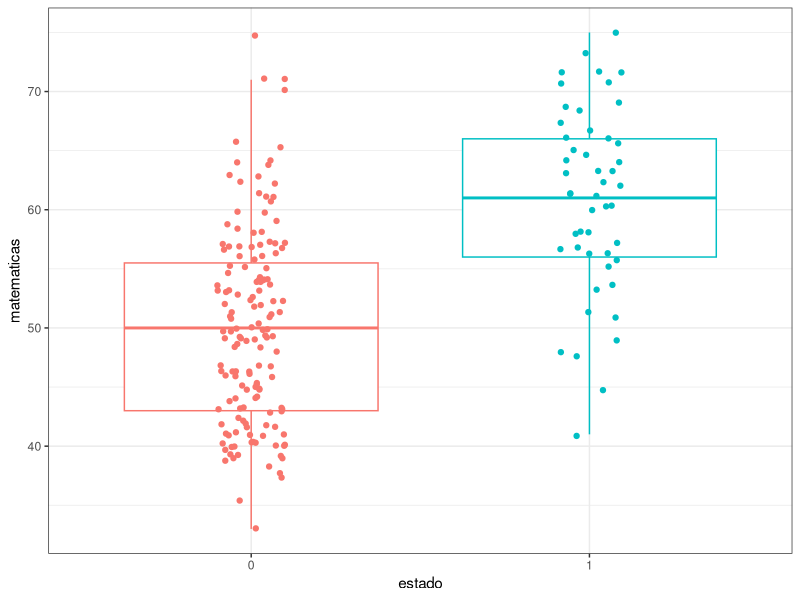
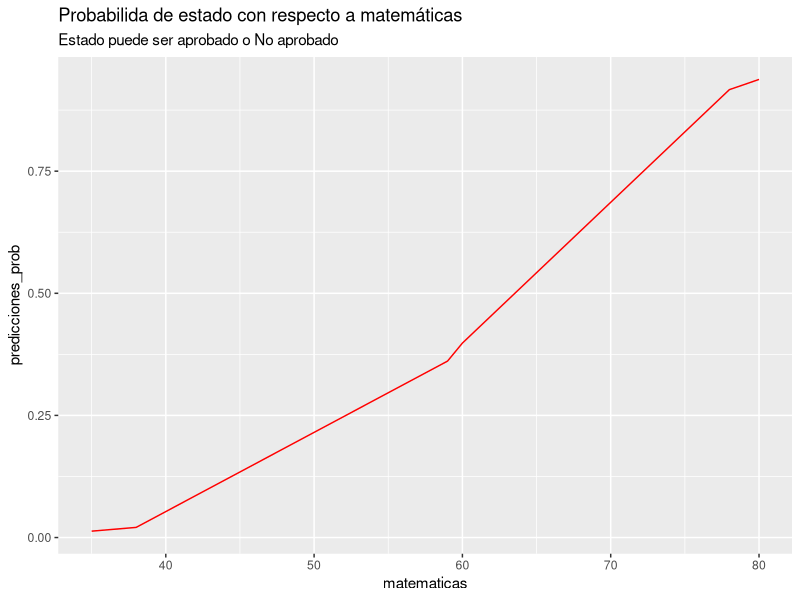
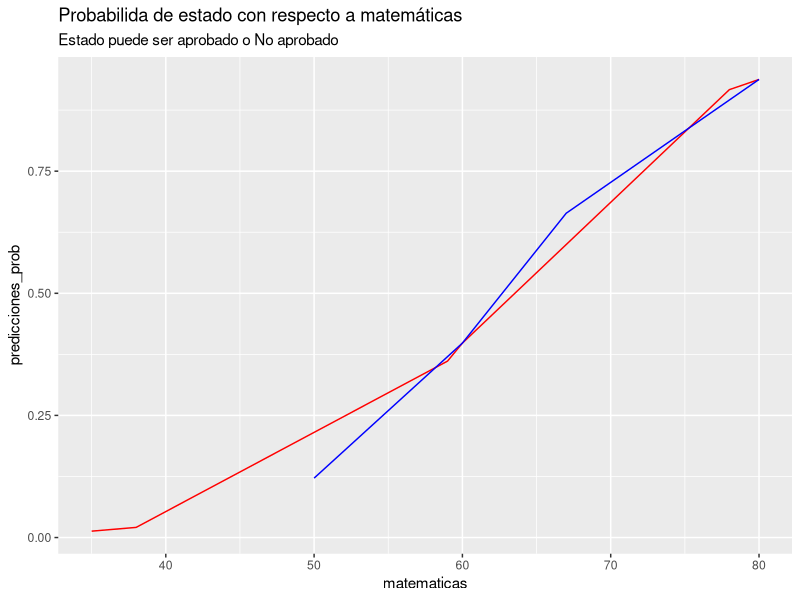

Generate these figures, in order, with R:
## ---- chunk 1
library(ggplot2)
library(caret) # Partir datos como matriz de confusión 
## ---- chunk 2
# Variable dependiente LOGICA 0 O 1
estado <- as.factor(c(0, 0, 0, 0, 0, 0, 0, 0, 0, 0, 0, 1, 0, 1, 0, 0, 0, 0, 1,
                         0, 0, 1, 0, 0, 0, 0, 1, 0, 0, 0, 0, 0, 1, 0, 0, 1, 0, 1,
                         0, 0, 0, 0, 0, 0, 1, 0, 0, 0, 0, 0, 1, 0, 0, 0, 1, 0, 0,
                         0, 0, 0, 0, 1, 0, 0, 0, 0, 0, 0, 0, 0, 0, 0, 1, 0, 0, 0,
                         1, 0, 0, 0, 0, 0, 0, 1, 0, 1, 0, 0, 0, 0, 1, 0, 1, 0, 0,
                         1, 1, 1, 0, 1, 0, 0, 0, 0, 0, 0, 1, 0, 0, 1, 0, 0, 0, 1,
                         1, 0, 0, 1, 0, 0, 0, 0, 0, 0, 1, 0, 0, 0, 0, 0, 0, 1, 1,
                         0, 0, 1, 0, 0, 0, 0, 0, 0, 0, 0, 0, 0, 1, 0, 0, 0, 0, 0,
                         0, 0, 1, 0, 0, 0, 0, 1, 1, 0, 1, 1, 0, 0, 0, 0, 1, 0, 0,
                         0, 0, 0, 0, 0, 1, 0, 0, 1, 1, 0, 1, 1, 1, 1, 0, 0, 1, 0,
                         0, 0, 0, 0, 1, 0, 0, 0, 1, 1))

# Variable independiente
matematicas <- c(41, 53, 54, 47, 57, 51, 42, 45, 54, 52, 51, 51, 71, 57, 50, 43,
                 51, 60, 62, 57, 35, 75, 45, 57, 45, 46, 66, 57, 49, 49, 57, 64,
                 63, 57, 50, 58, 75, 68, 44, 40, 41, 62, 57, 43, 48, 63, 39, 70,
                 63, 59, 61, 38, 61, 49, 73, 44, 42, 39, 55, 52, 45, 61, 39, 41,
                 50, 40, 60, 47, 59, 49, 46, 58, 71, 58, 46, 43, 54, 56, 46, 54,
                 57, 54, 71, 48, 40, 64, 51, 39, 40, 61, 66, 49, 65, 52, 46, 61,
                 72, 71, 40, 69, 64, 56, 49, 54, 53, 66, 67, 40, 46, 69, 40, 41,
                 57, 58, 57, 37, 55, 62, 64, 40, 50, 46, 53, 52, 45, 56, 45, 54,
                 56, 41, 54, 72, 56, 47, 49, 60, 54, 55, 33, 49, 43, 50, 52, 48,
                 58, 43, 41, 43, 46, 44, 43, 61, 40, 49, 56, 61, 50, 51, 42, 67,
                 53, 50, 51, 72, 48, 40, 53, 39, 63, 51, 45, 39, 42, 62, 44, 65,
                 63, 54, 45, 60, 49, 48, 57, 55, 66, 64, 55, 42, 56, 53, 41, 42,
                 53, 42, 60, 52, 38, 57, 58, 65)

datos <- data.frame(estado, matematicas)
head(datos, 10)
## ---- chunk 3
table(datos$estado)
## ---- chunk 4
ggplot(data = datos, aes(x = estado, y = matematicas, color = estado)) +
  geom_boxplot(outlier.shape = NA) +
  geom_jitter(width = 0.1) +
  theme_bw() +
  theme(legend.position = "null")
## ---- chunk 5
modelo.rlogis <- glm(data = datos, 
              formula = estado  ~ matematicas, 
              family = "binomial")

modelo.rlogis <- glm(data = datos, 
              formula =  estado ~ matematicas, 
              family = "binomial")
## ---- chunk 6
summary(modelo.rlogis)
## ---- chunk 7
nuevos <- c(59, 35, 38, 78, 80, 60)
nuevos_datos <- data.frame(matematicas = nuevos)
## ---- chunk 8
predicciones <- predict(object = modelo.rlogis, newdata = nuevos_datos, se.fit = TRUE)
predicciones

## ---- chunk 9
# Mediante la función logit se transforman los a probabilidades.
predicciones_prob <- exp(predicciones$fit) / (1 + exp(predicciones$fit))
predicciones_prob

## ---- chunk 10
comparaciones <- data.frame(nuevos_datos , predicciones, predicciones_prob)
comparaciones
## ---- chunk 11
ggplot(data = comparaciones) +
  geom_line(aes(x = matematicas, y = predicciones_prob), col='red') +
  labs(title = "Probabilida de estado con respecto a matemáticas", subtitle = "Estado puede ser aprobado o No aprobado")
## ---- chunk 12
b0 <- modelo.rlogis$coefficients[1]
b1 <- modelo.rlogis$coefficients[2]
## ---- chunk 13
nuevos <- c(50, 67, 80, 60)

predicciones2 <- b0 + b1 * nuevos
predicciones2


## ---- chunk 14
e <- exp(1)

## ---- chunk 15
probs <- e^(b0 + b1 * nuevos) / (1 + e^(b0 + b1 * nuevos))
probs
## ---- chunk 16
nuevos.datos.frame <- data.frame(nuevos, probs)
nuevos.datos.frame
## ---- chunk 17
ggplot() +
  geom_line(data = comparaciones, aes(x = matematicas, y = predicciones_prob), col='red') +
  geom_line(data = nuevos.datos.frame, aes(x = nuevos, y = probs), col='blue') + 
  labs(title = "Probabilida de estado con respecto a matemáticas", subtitle = "Estado puede ser aprobado o No aprobado")
